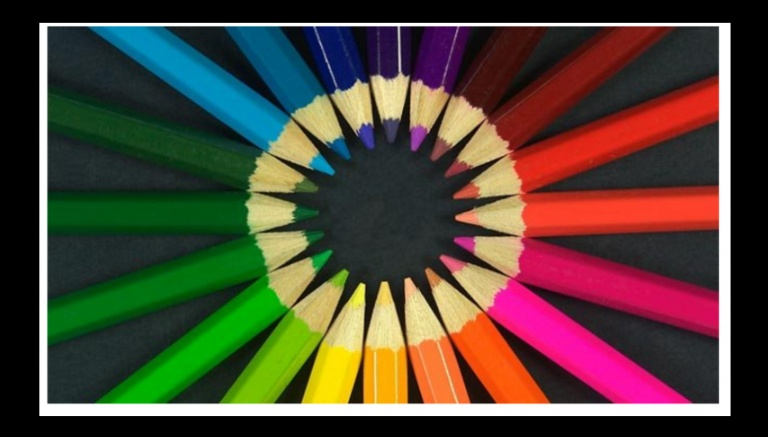
#> input picture 12.Bayesian Sınıflandırması/image.jpg, 768 x 437 px
$ python classifier.py
#> lines starting #> are read from the running program, lines starting #| are printed output that depends on the picture; after the words box and inside, x2 and y2 are one past the last pixel; in counts of white or black regions, pixels touching at a corner belong together
from PIL import Image

#PIL modülünden IMAGE kütüphanesini uygulamaya dahil edilir.
image = Image.open("image.jpg")
#> image is the input picture: PIL image 768x437 RGB; mean R, G, B 80.1, 68.2, 54.4
#image değişkeninin içerisine belirtilen klasörde bulunan 'bayesian’' adlı resim dosyası atılır.
newmat = image.load()
#newmat adlı yeni bir matris oluşturulur ve  bunun içerisine resim dosyası yüklenir.

wdh = image.size[0]
#> wdh = 768
#wgh değişkenine resim dosyasının genişlik boyutu atılır. Dosyanın genişliği 640 piksel.
hgh = image.size[1]
#> hgh = 437
#hgh değişkenine resim dosyasının yükseklik boyutunu atılır. Dosyanın yüksekliği 360 piksel.


shapelist = [ [0]*hgh for x in range(wdh)]
#Bayes sınıflandırmasında kullanılacak listeler bulunacaktır. Bunlardan biri de gölge piksellerinin tutulacağı shapelist olacaktır.
r_list = [  [0]*hgh for x in range(wdh)]
#Görüntüde bulunan her renk için bir liste tutulacaktır. Daha sonra bu renkler karşılaştırılacak ve olasılıkları hesaplanıp bayes sınıflandırması yapılacaktır.
g_list = [  [0]*hgh for x in range(wdh)]

#Yeşil renk sınıfını tutan liste.
b_list = [  [0]*hgh for x in range(wdh)]
#Mavi renk sınıfını tutan liste.
for i in range(wdh):
#İç içe döngü ile görüntünün piksel renk kodları çekilir.
    for j in range(hgh):
        r,g,b = image.getpixel((i,j))
#Resimde bulunan her piksele ait r,g,b renk kodları getpiksel fonksiyonu ile alınır.
        r_list[i][j] = r
#Alınan her değer kendi listesine kaydedilir.
        g_list[i][j] = g
        b_list[i][j] = b
#> after the loop, b_list = 768 items; g_list = 768 items; r_list = 768 items
hist_r = [0] * 256

#Olasılık hesaplamasında kullanılacak olan histogramlar hazırlanır. Olasılık için gerekli olan frekans hesabını histogram ile gerçekleştirildiğinden  her renk kodu için ayrı bir histogram tutulacaktır.
hist_g = [0] * 256
#g_list için tutulan histogram.
hist_b = [0] * 256
#b_list için tutulan histogram.
for m in range(wdh):
#Listeler içerisine girilip her listenin histogramının belirlenmesi gereklidir. Bunun için iç içe döngüler kullanılır.
     for n in range(hgh):
        a=r_list[m][n]
#Her tutulan listenin piksel değeri alınıp bu sırasıyla değişkenlerde tutulur.
        b=g_list[m][n]
        c=b_list[m][n]
        hist_r[a]=hist_r[a]+1
#Histogram değerleri için bulunan değişkenler bir arttırılarak toplanır.
        hist_g[b]=hist_g[b]+1
        hist_b[c]=hist_b[c]+1
#> after the loop, hist_b = 256 values, max 66724 at index 0, min 6 at index 216, mean 1311; hist_g = 256 values, max 60107 at index 0, min 58 at index 240, mean 1311; hist_r = 256 values, max 76083 at index 0, min 175 at index 89, mean 1311
sum_r,sum_g,sum_b = 0,0,0
#Tüm histogram değerlerinin toplandığı sum değişkenleri tanımlandı.


for p in range (len(hist_r)-1):
#Kırmızı renk histogramının tüm değerleri indisi ile çarpılıp toplanır.
   sum_r=(hist_r[p]*p)+sum_r
#> this loop made 255 passes
#> sum_r on passes 1 to 3: 0, 9697, 20271
#> after the loop, sum_r = 23535524
for p in range(len(hist_g)-1):
#Mavi renk histogramının tüm değerleri indisi ile çarpılıp toplanır.
  sum_g=(hist_g[p]*p)+sum_g
#> this loop made 255 passes
#> sum_g on passes 1 to 3: 0, 2258, 2866
#> after the loop, sum_g = 20201437

for p in range(len(hist_b)-1):

   sum_b=(hist_b[p]*p)+sum_b
#> this loop made 255 passes
#> sum_b on passes 1 to 3: 0, 3812, 9652
#> after the loop, sum_b = 15523566

mean_r=int(sum_r/(wdh*hgh))
#> mean_r = 70

#Olasılıkların hesaplanması için tüm toplama, boyut bölünür ve ortalama değer hesaplanır.
mean_g=int(sum_g/(wdh*hgh))
#> mean_g = 60

mean_b=int(sum_b/(wdh*hgh))
#> mean_b = 46
poseb2=(float(hist_r[mean_r])/(hist_r[mean_r]+hist_g[mean_g]+hist_b[mean_b]))*(float(hist_g[mean_g])/(hist_r[mean_r]+hist_g[mean_g]+hist_b[mean_b]))*(float(hist_b[mean_b])/(hist_r[mean_r]+hist_g[mean_g]+hist_b[mean_b]))
#> poseb2 = 0.00381
for x in range(wdh):
#İkinci olasılık hesabı ve bu hesaba göre görüntünün değerinin hesaplanması için iç içe döngü oluşturulur.
   for y in range(hgh):
       poseb1=(hist_r[r_list[x][y]]/(hist_r[r_list[x][y]]+hist_b[b_list[x][y]]+hist_g[g_list[x][y]]+0.01))*(hist_g[g_list[x][y]]/(hist_r[r_list[x][y]]+hist_b[b_list[x][y]]+hist_g[g_list[x][y]]+0.01))*(hist_b[b_list[x][y]]/(hist_r[r_list[x][y]]+hist_b[b_list[x][y]]+hist_g[g_list[x][y]]+0.01))
       if(poseb1>poseb2):
#Listeler arası ortalama değer eğer daha büyükse histogram değerlerine göre görüntünün o bölgesine beyaz renk verilir.
           shapelist[x][y]=1
           newmat[x,y]=(255,255,255)
       else:
#Değilse siyah renk verilir.
             shapelist[x][y]=0
             newmat[x,y]=(0,0,0)
#> after the loop, shapelist = 768 items
image.save("bayesian_yeni.jpg")
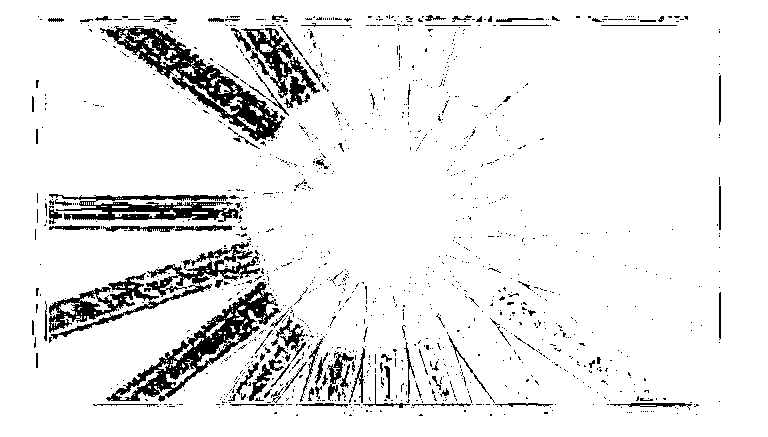
#> saved as bayesian_yeni.jpg: PIL image 768x437 RGB; 91.8% white; 1198 black regions (1095 under 20 px), largest, box (x1, y1, x2, y2) and area: (100, 26, 285, 141) 4696, (106, 282, 281, 402) 4255, (49, 242, 260, 339) 4099
#Görüntünün son hali belirlenen klasöre kaydedilir.
image.show()
#show fonksiyonu ile görüntü ekrana getirilir
